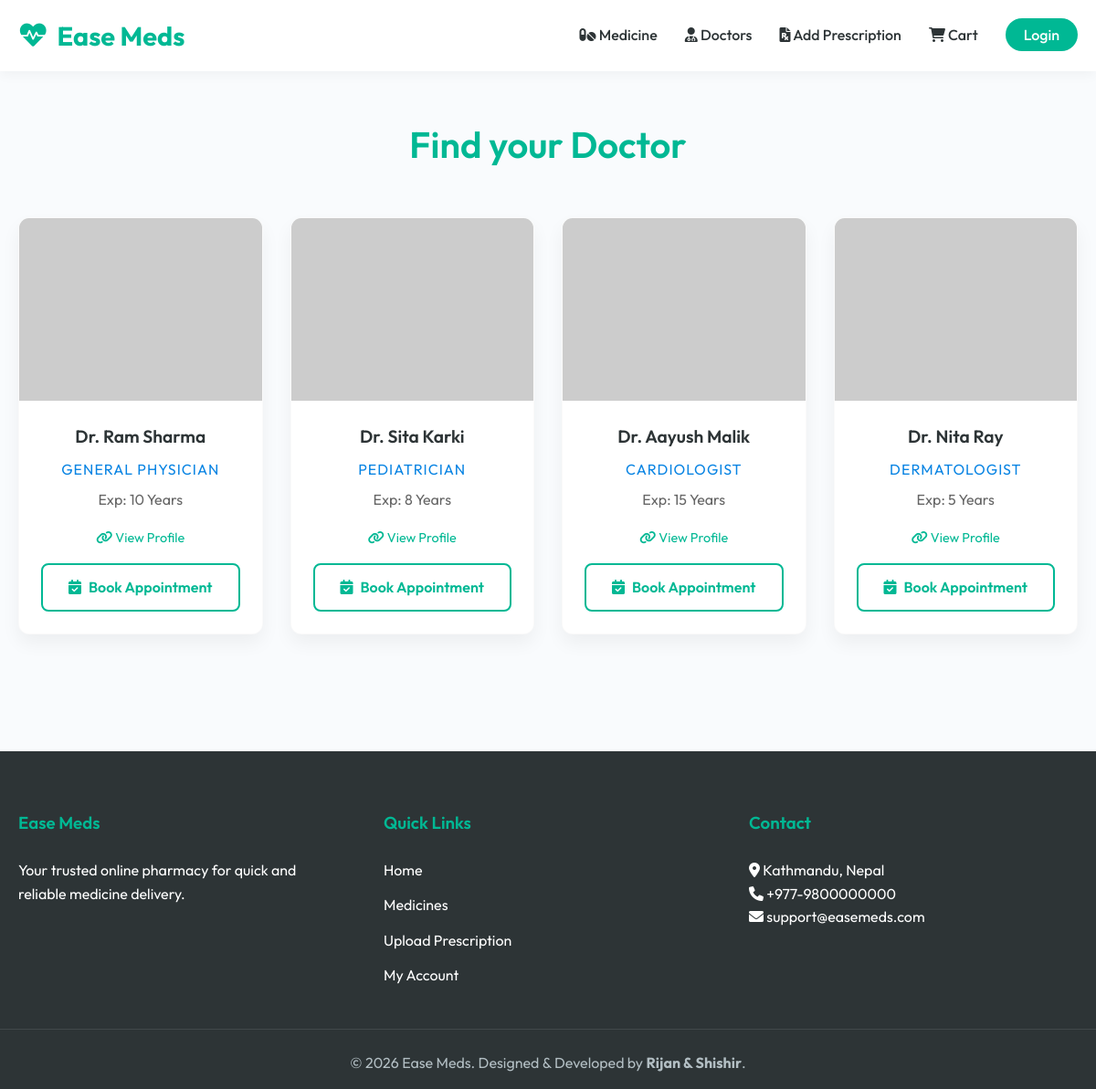
The app's page /doctors.php with its own data.
### tables this page shows
CREATE TABLE IF NOT EXISTS doctors (
    id          INT          AUTO_INCREMENT PRIMARY KEY,
    name        VARCHAR(150) NOT NULL,
    specialty   VARCHAR(150) NOT NULL,
    experience  VARCHAR(100),
    image       VARCHAR(500),
    bio_link    VARCHAR(500),
    created_at  TIMESTAMP    DEFAULT CURRENT_TIMESTAMP
);

### doctors.php (the view)
<?php
include 'header.php';
include 'config.php';
?>
<div class="container">
    <h1 class="page-title">Find your Doctor</h1>
    <div class="medicine-grid">
        <?php
        $sql = "SELECT * FROM doctors";
        $result = $conn->query($sql);
        if ($result && $result->num_rows > 0):
            while ($doc = $result->fetch_assoc()):
                $img = !empty($doc['image']) ? $doc['image'] : 'https://via.placeholder.com/150?text=' . urlencode($doc['name']);
                ?>
                <div class="medicine-card" style="text-align: center;">
                    <div class="medicine-image-container" style="background: #eef2f3;">
                        <img src="<?php echo htmlspecialchars($img); ?>" alt="<?php echo htmlspecialchars($doc['name']); ?>"
                            style="width: 100%; height: 100%; object-fit: cover;">
                    </div>
                    <div class="medicine-info">
                        <h3 class="medicine-title"><?php echo htmlspecialchars($doc['name']); ?></h3>
                        <span class="medicine-category"
                            style="font-size: 1rem; color: var(--secondary-color);"><?php echo htmlspecialchars($doc['specialty']); ?></span>
                        <p style="color: #666; margin-bottom: 15px;">Exp: <?php echo htmlspecialchars($doc['experience']); ?>
                        </p>
                        <div style="margin-bottom: 15px;">
                            <?php if (!empty($doc['bio_link'])): ?>
                                <a href="<?php echo htmlspecialchars($doc['bio_link']); ?>" target="_blank"
                                    style="color: var(--primary-color); font-size: 0.9rem;"><i class="fas fa-link"></i> View
                                    Profile</a>
                            <?php endif; ?>
                        </div>
                        <a href="book_appointment.php?doctor=<?php echo urlencode($doc['name']); ?>" class="btn-add-cart"
                            style="text-decoration: none;">
                            <i class="fas fa-calendar-check"></i> Book Appointment
                        </a>
                    </div>
                </div>
                <?php
            endwhile;
        else:
            echo "<p style='text-align:center; width:100%;'>No doctors available at the moment.</p>";
        endif;
        ?>
    </div>
</div>
<?php include 'footer.php'; ?>

### style.css (style rules this page uses)
:root { --primary-color: #00b894; --primary-dark: #00a884; --secondary-color: #0984e3; --accent-color: #fd79a8; --text-dark: #2d3436; --text-light: #636e72; --white: #ffffff; --light-bg: #f9fbfd; --card-shadow: 0 10px 20px rgba(0, 0, 0, 0.05); --hover-shadow: 0 15px 30px rgba(0, 0, 0, 0.1); --radius: 12px; --esewa-color: #60bb46; --khalti-color: #5d2e8e; }
* { box-sizing: border-box; margin: 0; padding: 0; }
body { font-family: 'Outfit', sans-serif; background-color: var(--light-bg); color: var(--text-dark); line-height: 1.6; display: flex; flex-direction: column; min-height: 100vh; }
h1, h2, h3, h4, h5, h6 { color: var(--primary-color); font-weight: 600; }
a { text-decoration: none; color: inherit; transition: all 0.3s ease; }
.container { max-width: 1200px; margin: 0 auto; padding: 0 20px; }
.page-title { text-align: center; margin: 3rem 0; font-size: 2.5rem; }
.medicine-grid { display: grid; grid-template-columns: repeat(auto-fill, minmax(260px, 1fr)); gap: 30px; margin-bottom: 4rem; }
.medicine-card { background: var(--white); border-radius: var(--radius); overflow: hidden; box-shadow: var(--card-shadow); transition: transform 0.3s ease, box-shadow 0.3s ease; border: 1px solid rgba(0, 0, 0, 0.02); }
.medicine-image-container { height: 200px; overflow: hidden; background: #f1f2f6; display: flex; align-items: center; justify-content: center; }
.medicine-card img { width: 100%; height: 100%; object-fit: cover; transition: transform 0.5s ease; }
.medicine-info { padding: 1.5rem; }
.medicine-category { font-size: 0.8rem; color: var(--text-light); text-transform: uppercase; letter-spacing: 1px; margin-bottom: 0.5rem; display: block; }
.medicine-title { font-size: 1.2rem; margin-bottom: 0.5rem; color: var(--text-dark); }
.btn-add-cart { width: 100%; padding: 12px; background: var(--white); border: 2px solid var(--primary-color); color: var(--primary-color); font-weight: 600; border-radius: 8px; cursor: pointer; transition: all 0.3s; display: flex; align-items: center; justify-content: center; gap: 8px; }

### records on screen
doctors: name "Dr. Ram Sharma", specialty "GENERAL PHYSICIAN", experience "10 Years"
doctors: name "Dr. Sita Karki", specialty "PEDIATRICIAN", experience "8 Years"
doctors: name "Dr. Aayush Malik", specialty "CARDIOLOGIST", experience "15 Years"
doctors: name "Dr. Nita Ray", specialty "DERMATOLOGIST", experience "5 Years"
